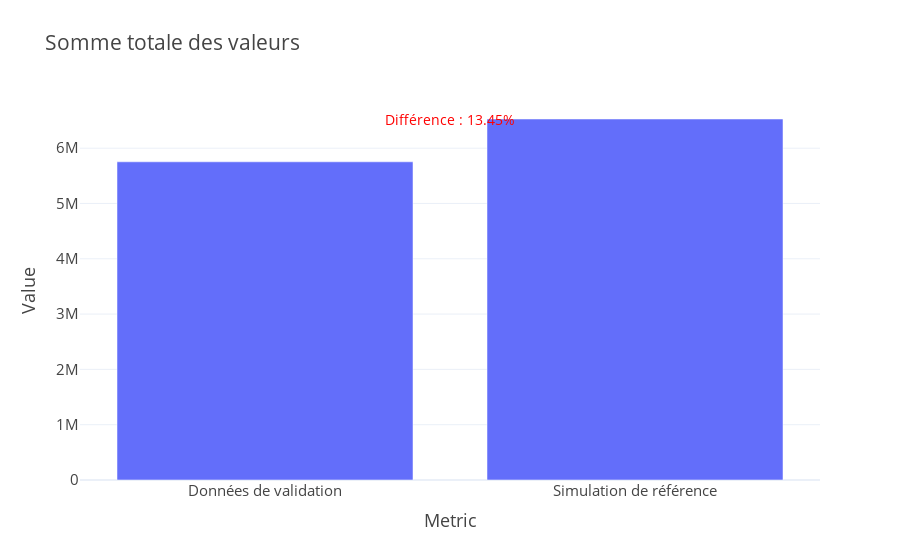

Notebook cell for this chart:
### Markdown cell above
Pour ces mêmes arrêts, on peut avoir un aperçu de la différence entre les données de validation et de la simulation de référence en pourcentage.

### Code cell
fig2.show()

### Figure 1 — Plotly figure (JSON) as saved in the notebook; plotly's stock layout.template omitted (floating-point values rounded to 4 significant figures)
{"data": [{"hovertemplate": "Metric=%{x}<br>Value=%{y}<extra></extra>", "legendgroup": "", "marker": {"color": "#636efa", "pattern": {"shape": ""}}, "name": "", "orientation": "v", "showlegend": false, "textposition": "auto", "type": "bar", "x": ["Données de validation", "Simulation de référence"], "xaxis": "x", "y": [5754000.0, 6528000.0], "yaxis": "y"}], "layout": {"annotations": [{"font": {"color": "red", "size": 14}, "showarrow": false, "text": "Différence : 13.45%", "x": 0.5, "xref": "paper", "y": 6527800, "yref": "y"}], "barmode": "relative", "legend": {"tracegroupgap": 0}, "title": {"text": "Somme totale des valeurs"}, "xaxis": {"anchor": "y", "domain": [0, 1], "title": {"text": "Metric"}}, "yaxis": {"anchor": "x", "domain": [0, 1], "title": {"text": "Value"}}}}
